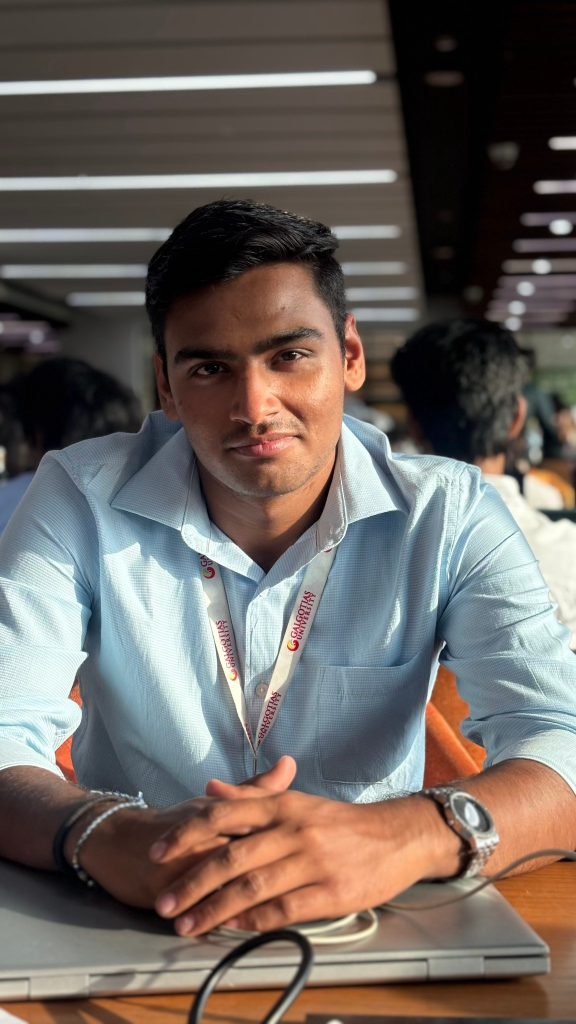
#> input picture source-photo.jpg, 1152 x 2048 px (shown at 1/2 size)
$ python prep_photo.py ../source-photo.jpg
#> lines starting #> are read from the running program, lines starting #| are printed output that depends on the picture
from pathlib import Path
import sys
from PIL import Image, ImageOps, ImageEnhance, ImageFilter

if len(sys.argv) != 2:
    raise SystemExit("Usage: python scripts/prep_photo.py source-photo.jpg")
img = Image.open(sys.argv[1]).convert("RGB")
#> img is the input picture: PIL image 1152x2048 RGB; mean R, G, B 109.9, 101.5, 95.8
img = ImageOps.fit(img, (1000, 700), method=Image.Resampling.LANCZOS, centering=(0.5, 0.48))
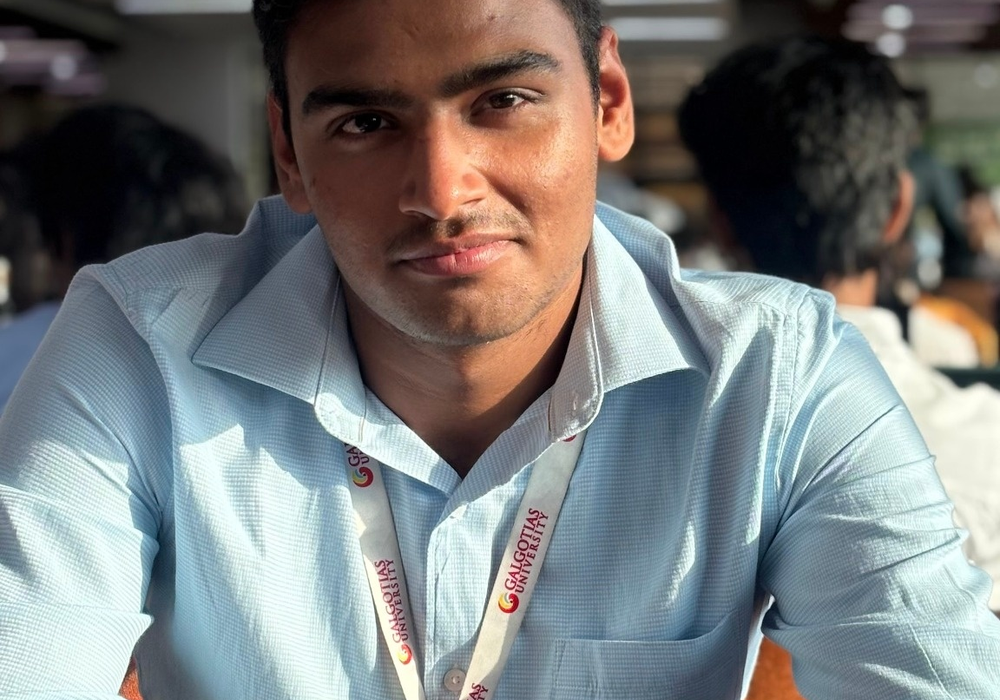
#> img: PIL image 1000x700 RGB; mean R, G, B 120.6, 122.8, 122.7
gray = ImageOps.grayscale(img)
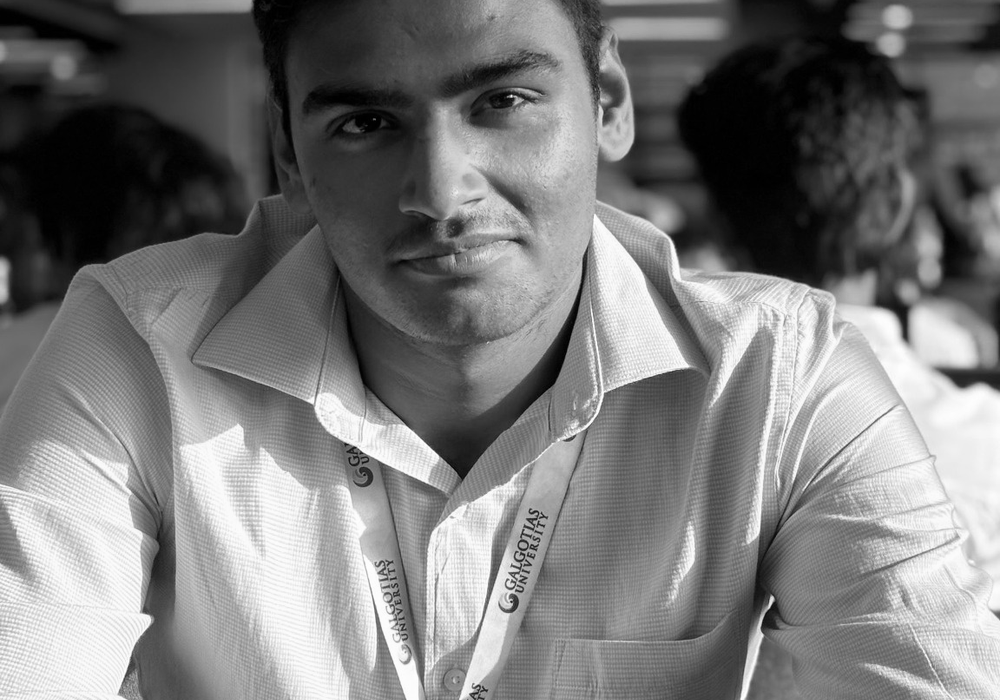
#> gray: PIL image 1000x700 L; min 0, max 255, mean 122.1
gray = ImageEnhance.Contrast(gray).enhance(1.65)
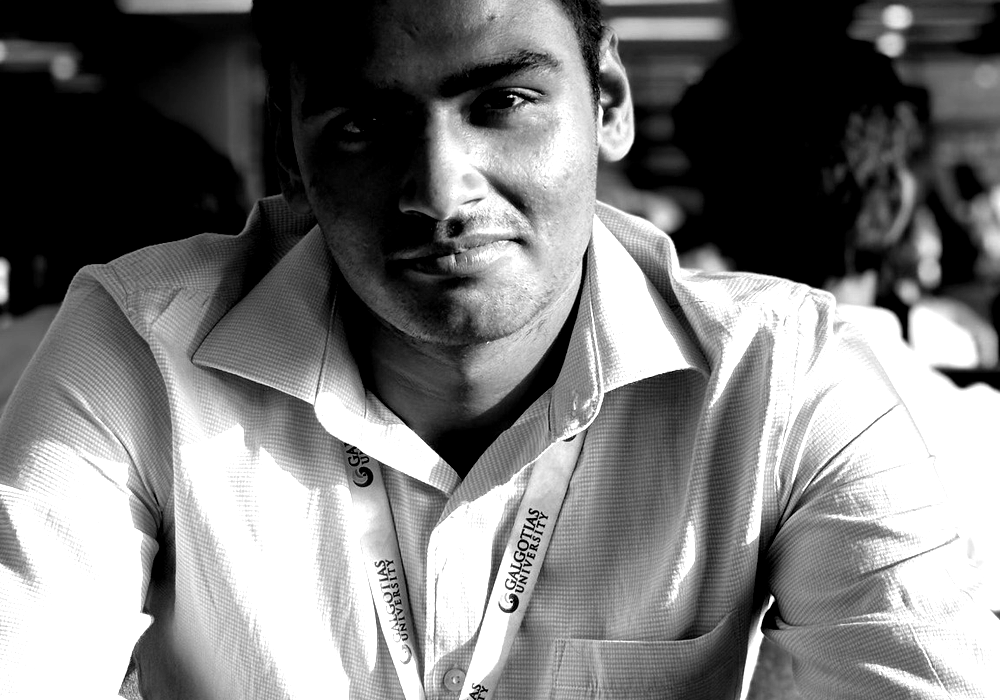
#> gray: PIL image 1000x700 L; min 0, max 255, mean 120.9
gray = ImageEnhance.Sharpness(gray).enhance(1.25)
gray.filter(ImageFilter.GaussianBlur(0.15)).save("source-prepped.png")
print("Wrote source-prepped.png")
